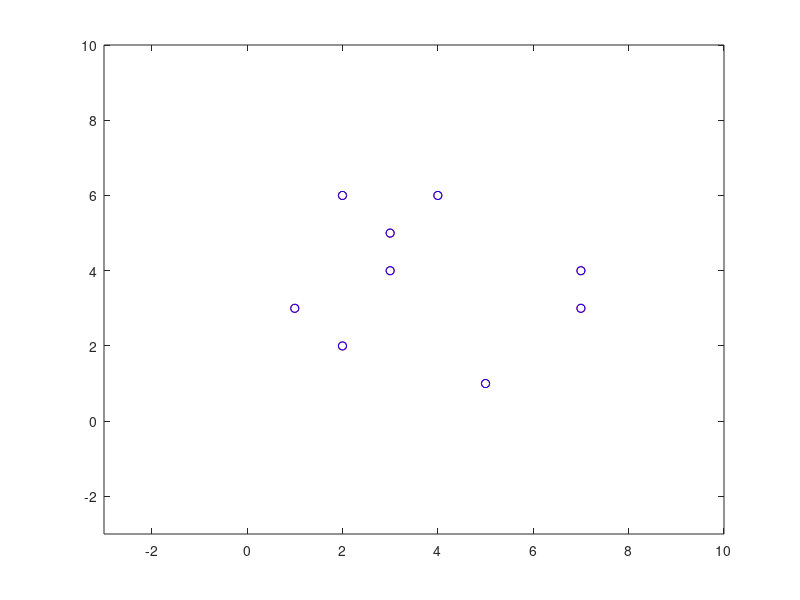

Source code (MATLAB):
setOfPoints = [1 3 5 7 4 3 2 7 2; 3 5 1 4 6 4 2 3 6];

plot(setOfPoints(1,:),setOfPoints(2,:),'ro');
axis([-3 10 -3 10]);

L = convexHull(setOfPoints);




hold on;
plot(L(1,:),L(2,:),'bo');
